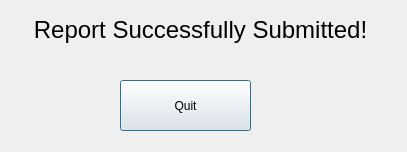
<?xml version="1.0" encoding="UTF-8"?>
<ui version="4.0">
 <class>Submission</class>
 <widget class="QDialog" name="Submission">
  <property name="geometry">
   <rect>
    <x>0</x>
    <y>0</y>
    <width>407</width>
    <height>152</height>
   </rect>
  </property>
  <property name="windowTitle">
   <string>Dialog</string>
  </property>
  <widget class="QLabel" name="label">
   <property name="geometry">
    <rect>
     <x>10</x>
     <y>10</y>
     <width>381</width>
     <height>41</height>
    </rect>
   </property>
   <property name="text">
    <string>&lt;html&gt;&lt;head/&gt;&lt;body&gt;&lt;p align=&quot;center&quot;&gt;&lt;span style=&quot; font-size:18pt;&quot;&gt;Report Successfully Submitted!&lt;/span&gt;&lt;/p&gt;&lt;/body&gt;&lt;/html&gt;</string>
   </property>
  </widget>
  <widget class="QPushButton" name="pushButton">
   <property name="geometry">
    <rect>
     <x>120</x>
     <y>80</y>
     <width>131</width>
     <height>51</height>
    </rect>
   </property>
   <property name="text">
    <string>Quit</string>
   </property>
  </widget>
 </widget>
 <resources/>
 <connections/>
</ui>
